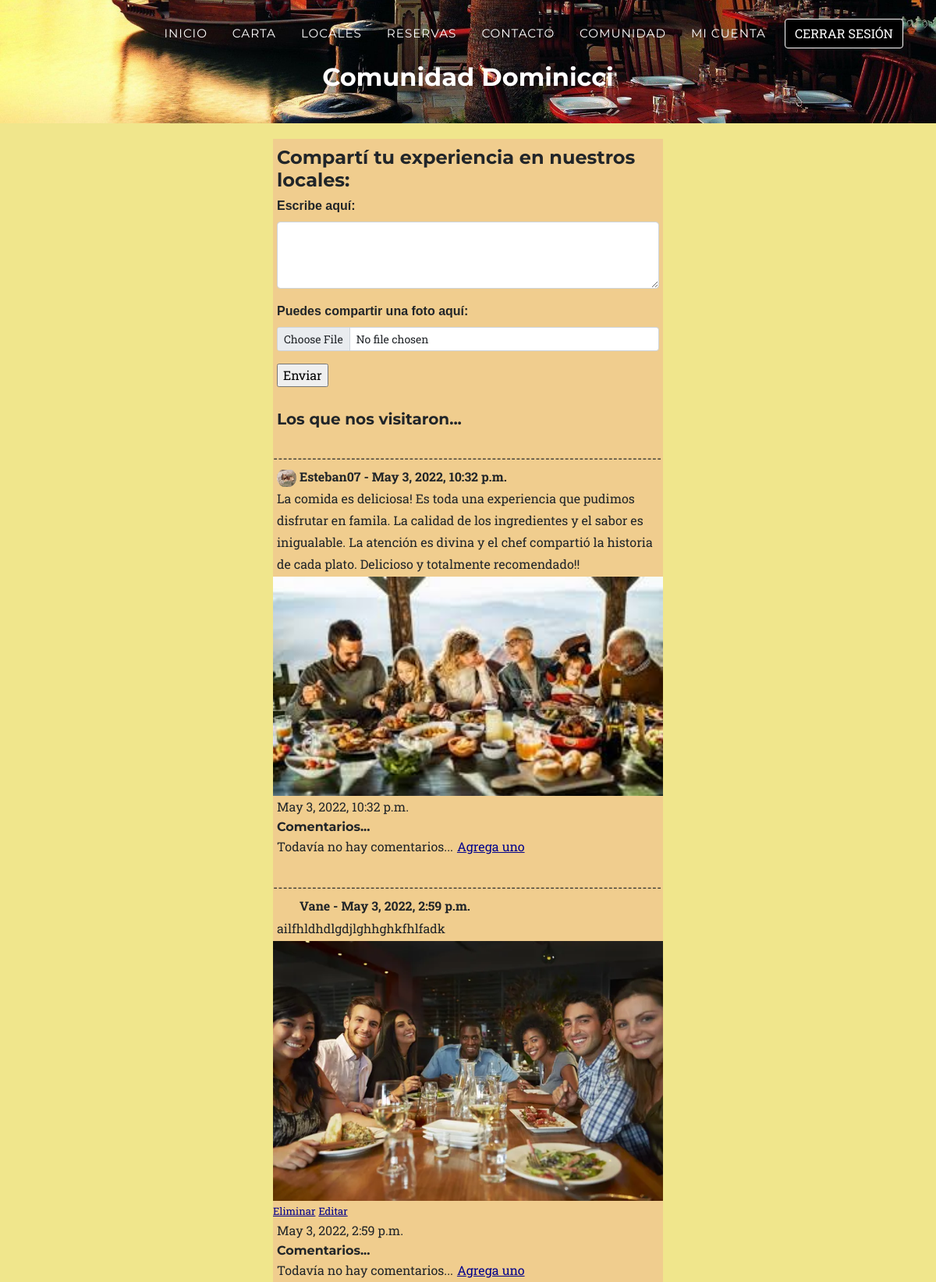
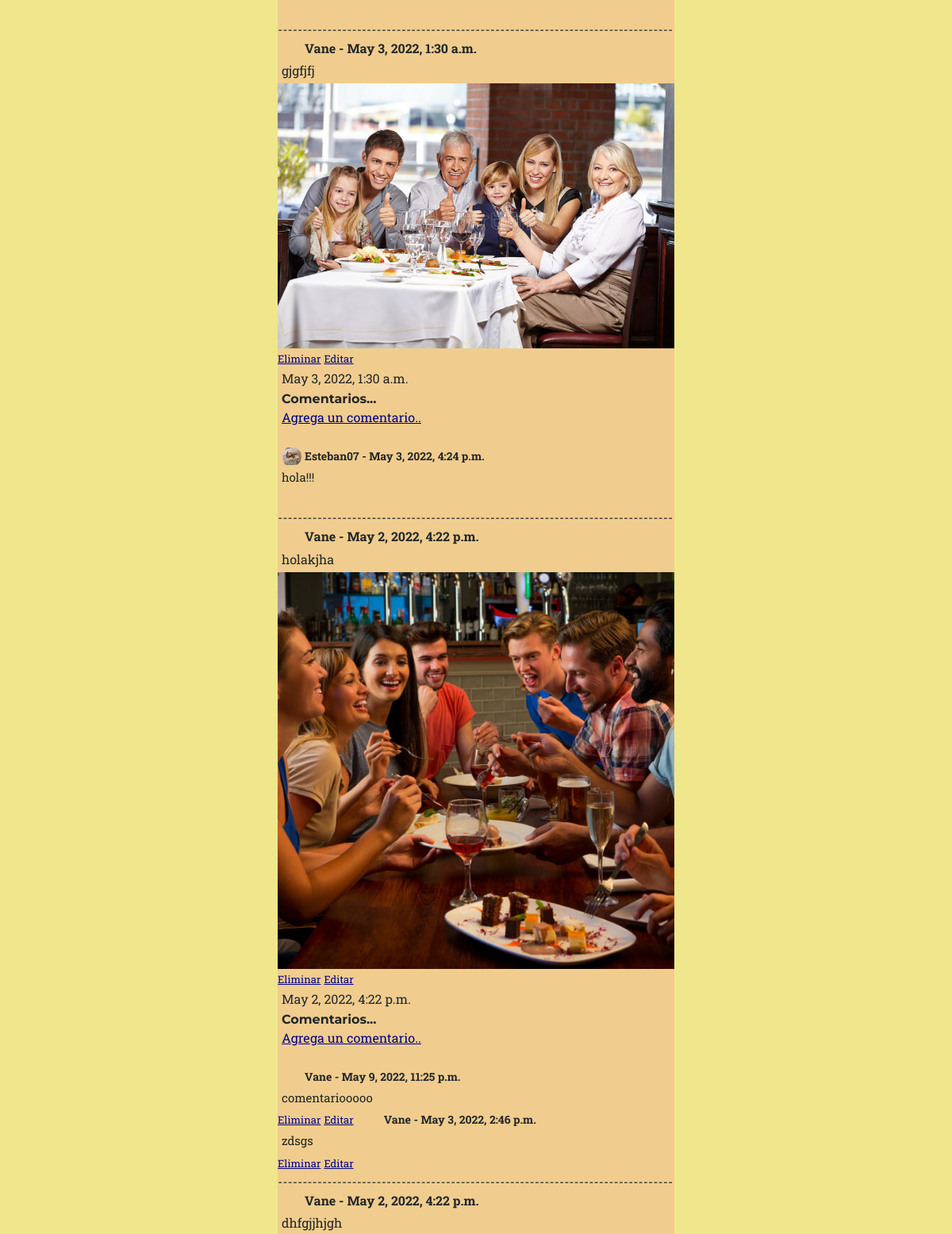
The page /AppRestaurante/comunidad (signed in, upper part) on the database its author committed (2 pictures, top to bottom).
### AppRestaurante/models.py (models this page shows)
class Post(models.Model):
    user = models.ForeignKey(User, on_delete=models.CASCADE)
    fecha = models.DateTimeField(auto_now_add=True)
    contenido = models.TextField(max_length=255)
    imagen = models.ImageField(upload_to='posts', null=True, blank=True)

class User(AbstractUser):
    imagen = models.ImageField(upload_to='avatar', null=True, blank=True)

class Comentario(models.Model):
    post = models.ForeignKey(Post, on_delete=models.CASCADE, blank=True, null=True, related_name="comentarios")
    user = models.ForeignKey(User, on_delete=models.CASCADE)
    fecha = models.DateTimeField(auto_now_add=True)
    contenido = models.TextField(max_length=255)

### AppRestaurante/views.py (the view)
# urls.py: path('comunidad', views.comunidad, name="Comunidad"),
@login_required
def comunidad(request):
    posts = Post.objects.order_by('-fecha').all()
    if request.method == 'POST':
        miFormulario = PostFormulario(request.POST, request.FILES)
        if miFormulario.is_valid():
            user = User.objects.get(username = request.user)
            print(request.user)
            print("--------------------------------------------------------------------")
            informacion = miFormulario.cleaned_data
            post = Post(user=user, contenido=informacion['contenido'], imagen=informacion['imagen'])
            post.save()
            miFormulario = PostFormulario()
            return redirect('Comunidad')
    else:
        miFormulario = PostFormulario()
    return render(request, "comunidad.html", {"miFormulario": miFormulario, "posts": posts})

### AppRestaurante/forms.py
class PostFormulario(forms.Form):
    fecha = datetime.now()
    contenido = forms.CharField(widget=forms.Textarea, label="Escribe aquí")
    imagen = forms.ImageField(label="Puedes compartir una foto aquí")

### AppRestaurante/Templates/comunidad.html (shortened to what this page needs)
{% extends 'padre.html' %}
{% load static %}
{% block header %}<h2>Comunidad Dominicci</h2>{% endblock header %}
{% block contenidoQueCambia %}
<section class="contenido">
    <h4>Compartí tu experiencia en nuestros locales:</h4>
    <form class ="form" method="POST" enctype="multipart/form-data"> {% csrf_token %}
        <div class="mb-3">
            <label style="font-family: Verdana, Geneva, Tahoma, sans-serif; font-weight: bold;" class="form-label" for="{{miFormulario.contenido.id_for_label}}"> {{miFormulario.contenido.label_tag|capfirst}} </label>
            <textarea class="form-control" id="exampleFormControlTextarea1" rows="3" type="text" name="{{miFormulario.contenido.html_name}}"></textarea>
        </div>
        <div class="mb-3">
            <label style="font-family: Verdana, Geneva, Tahoma, sans-serif; font-weight: bold;" class="form-label" for="{{miFormulario.imagen.id_for_label}}"> {{miFormulario.imagen.label_tag}} </label>
            <input class="form-control form-control-sm" id="formFileSm" type="file" name="{{miFormulario.imagen.html_name}}">
        </div>
        <input style="margin: 0 auto;" type="submit" value="Enviar">
    </form><br>
    <h5>Los que nos visitaron...</h5>
    {% for post in posts  %}
        <br>
        --------------------------------------------------------------------------------
        <br>
        <div class="avatar" style="background-image: url('{{post.user.imagen.url}}');"></div>
         <strong>
            {{post.user}} -
            {{post.fecha}} <br>
        </strong>
        <p style="margin-left: 5px;">{{post.contenido}}</p>
        <img src="{{post.imagen.url}}", width="500px">
        {% if request.user == post.user %}
            <a style="color: darkblue; font-size: small;" href="{% url 'EliminarPost' post.id %}">Eliminar</a>
            <a style="color: darkblue; font-size: small;" href="{% url 'EditarPost' post.id %}">Editar</a>
         {% endif %}
        <br>
        <p>{{post.fecha}}</p>
        <h6>Comentarios...</h6>
        {% if not post.comentarios.all %}
            <p>Todavía no hay comentarios...<a class="link"; href="{% url 'Comentario' post.id %}">Agrega uno</a></p>
        {% else %}
        <a class="link" href="{% url 'Comentario' post.id %}">Agrega un comentario..</a>
        <br><br>
            {% for comentario in post.comentarios.all %}
                <div class="avatar" style="background-image: url('{{comentario.user.imagen.url}}');"></div>
                <strong style="font-size: 14px;">
                     {{comentario.user}} -
                     {{comentario.fecha}}
                </strong>
                <br>
                <p style="font-size: 15px; margin-bottom: 5px;">{{comentario.contenido}}</p>
                {% if request.user == comentario.user %}
                    <a style="color: darkblue; font-size: small;" href="{% url 'EliminarComentario' comentario.id %}">Eliminar</a>
                    <a style="color: darkblue; font-size: small;" href="{% url 'EditarComentario' comentario.id %}">Editar</a>
                {% endif %}
            {% endfor %}
        {% endif %}
    {% endfor %}
</section>
{% endblock contenidoQueCambia %}

### AppRestaurante/static/css/style.css (style rules this page uses)
body { margin: 0; }
div.avatar { height: 25px; width: 25px; background-repeat: no-repeat; background-position: 50%; border-radius: 50%; background-size: 120% auto; display: inline-block; vertical-align: middle; margin-left: 5px !important; }
h2 { text-align: center; font-family: Verdana, Geneva, Tahoma, sans-serif; margin: 10px; }
section.contenido { background-color: rgb(240, 205, 142) !important; width: 500px; margin: 0 auto; padding-top: 10px !important; padding-bottom: 20px !important; margin-top: 20px; }
p, h3, h4, h5, h6 { margin-left: 5px !important; margin-bottom: 2px !important; }
.form { margin:5px !important; }
.link { margin-left: 5px !important; color: darkblue !important; font-size: 16px; }

### rows shown on the page
Post: user.imagen (picture), user "Esteban07", fecha "May 3, 2022, 10:32 p.m.", contenido "La comida es deliciosa! Es toda una experiencia que pudimos disfrutar en famila. La calidad de los ingredientes y el sabor es inigualable. La atención es divina y el chef compartió la historia de cada plato. Delicioso y totalmente recomendado!!", imagen (picture), shows "Todavía no hay comentarios..."
Post: user "Vane", fecha "May 3, 2022, 2:59 p.m.", contenido "ailfhldhdlgdjlghhghkfhlfadk", imagen (picture), shows "Eliminar", shows "Todavía no hay comentarios..."
Post: user "Vane", fecha "May 3, 2022, 1:30 a.m.", contenido "gjgfjfj", imagen (picture), shows "Eliminar"
Comentario: user.imagen (picture), user "Esteban07", fecha "May 3, 2022, 4:24 p.m.", contenido "hola!!!"
Post: user "Vane", fecha "May 2, 2022, 4:22 p.m.", contenido "holakjha", imagen (picture), shows "Eliminar"
Comentario: user "Vane", fecha "May 9, 2022, 11:25 p.m.", contenido "comentariooooo", shows "Eliminar"
Comentario: user "Vane", fecha "May 3, 2022, 2:46 p.m.", contenido "zdsgs", shows "Eliminar"
Post: user "Vane", fecha "May 2, 2022, 4:22 p.m.", contenido "dhfgjjhjgh"

### other values the page prints
{{ miFormulario.contenido.label_tag|capfirst }} "Escribe aquí:"
{{ miFormulario.imagen.label_tag }} "Puedes compartir una foto aquí:"
